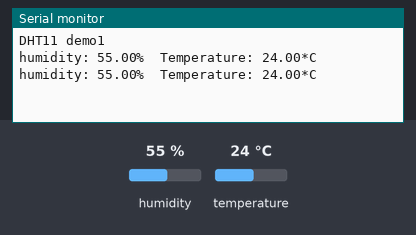
The sketch below on a simulated ESP32. Parts: the last lines printed to the serial monitor. Inputs (shaded band) come from the test bench; at power-on: humidity 55 %, temperature 24 °C.

Above: at 4.9 s.
5.0 s: humidity set to 22 %
At 7.4 s:
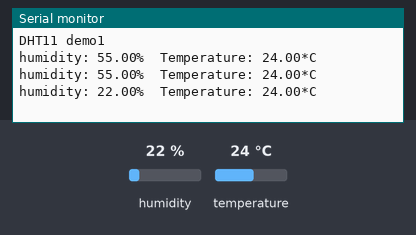
8.1 s: temperature set to 12 °C
At 9.8 s:
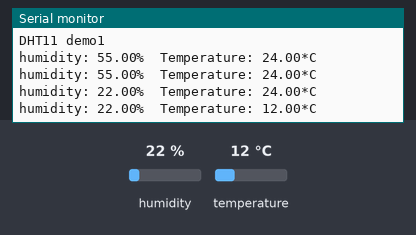
11.2 s: humidity set to 40 %
At 13.5 s:
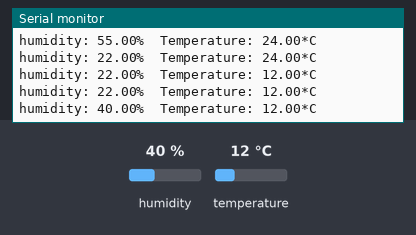
Timing chart, 0 to 15.0 s (numbered marks = the images above; inputs shaded):
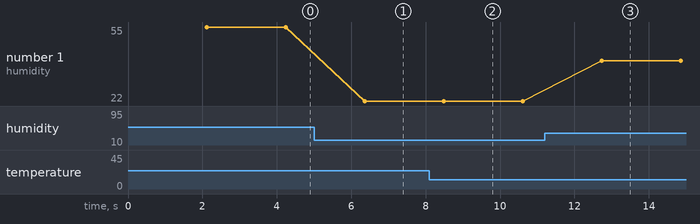

Measured:
- after the input at 5.0 s, the serial monitor: prints a new line after 1.4 s (image 1)
- after the input at 8.1 s, the serial monitor: prints a new line after 0.39 s (image 2)
- after the input at 11.2 s, the serial monitor: prints a new line after 1.5 s (image 3)
- plotted number 1: 55 → 22 after the input at 5.0 s, 22 → 40 after the input at 11.2 s

The sketch:

dht11_1.ino
```cpp
#include <DHT.h>
#define DHTPIN 27
#define DHTYPE DHT11

DHT dht(DHTPIN, DHTYPE);


void setup() {
  Serial.begin(115200);

  Serial.println("DHT11 demo1");

  //dht object initialize
  dht.begin();
}

void loop() {
  delay(2000);
  float humidity1=dht.readHumidity();
  delay(50);
  float humidity2=dht.readHumidity();
  delay(50);
  float humidity3=dht.readHumidity();

  float temperature=dht.readTemperature();


  float humidity=humidity1+humidity2+humidity3;
  humidity /=3;

  if(isnan(humidity1) || isnan(temperature)){
    Serial.println("failed to read from DHT sensor!");
    return;
  }

  Serial.print("humidity: ");
  Serial.print(humidity);
  Serial.print("%\t");
  Serial.print("Temperature: ");
  Serial.print(temperature);
  Serial.print("*C\n");


}
```
